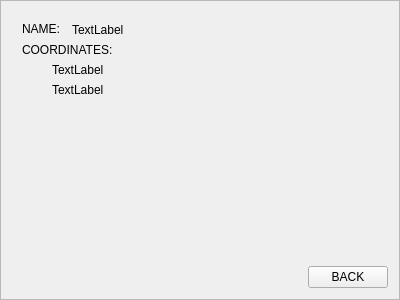
<?xml version="1.0" encoding="UTF-8"?>
<ui version="4.0">
 <class>InfoWindow</class>
 <widget class="QFrame" name="InfoWindow">
  <property name="geometry">
   <rect>
    <x>0</x>
    <y>0</y>
    <width>400</width>
    <height>300</height>
   </rect>
  </property>
  <property name="windowTitle">
   <string>Frame</string>
  </property>
  <property name="frameShape">
   <enum>QFrame::StyledPanel</enum>
  </property>
  <property name="frameShadow">
   <enum>QFrame::Raised</enum>
  </property>
  <layout class="QGridLayout" name="gridLayout">
   <item row="2" column="2">
    <spacer name="horizontalSpacer">
     <property name="orientation">
      <enum>Qt::Horizontal</enum>
     </property>
     <property name="sizeHint" stdset="0">
      <size>
       <width>40</width>
       <height>20</height>
      </size>
     </property>
    </spacer>
   </item>
   <item row="2" column="3">
    <widget class="QPushButton" name="backButton">
     <property name="text">
      <string>BACK</string>
     </property>
    </widget>
   </item>
   <item row="0" column="0" colspan="4">
    <layout class="QVBoxLayout" name="verticalLayout">
     <item>
      <widget class="QWidget" name="infoWidget" native="true">
       <widget class="QLabel" name="nameLabel">
        <property name="geometry">
         <rect>
          <x>10</x>
          <y>10</y>
          <width>55</width>
          <height>13</height>
         </rect>
        </property>
        <property name="text">
         <string>NAME:</string>
        </property>
       </widget>
       <widget class="QLabel" name="coordinatesLabel">
        <property name="geometry">
         <rect>
          <x>10</x>
          <y>30</y>
          <width>361</width>
          <height>16</height>
         </rect>
        </property>
        <property name="text">
         <string>COORDINATES:</string>
        </property>
       </widget>
       <widget class="QLabel" name="nameText">
        <property name="geometry">
         <rect>
          <x>60</x>
          <y>10</y>
          <width>311</width>
          <height>16</height>
         </rect>
        </property>
        <property name="text">
         <string>TextLabel</string>
        </property>
       </widget>
       <widget class="QLabel" name="latText">
        <property name="geometry">
         <rect>
          <x>40</x>
          <y>50</y>
          <width>331</width>
          <height>16</height>
         </rect>
        </property>
        <property name="text">
         <string>TextLabel</string>
        </property>
       </widget>
       <widget class="QLabel" name="lonText">
        <property name="geometry">
         <rect>
          <x>40</x>
          <y>70</y>
          <width>331</width>
          <height>16</height>
         </rect>
        </property>
        <property name="text">
         <string>TextLabel</string>
        </property>
       </widget>
      </widget>
     </item>
     <item>
      <widget class="MapRenderWidget" name="mapWidget" native="true">
       <property name="enabled">
        <bool>true</bool>
       </property>
       <property name="styleSheet">
        <string notr="true"/>
       </property>
      </widget>
     </item>
    </layout>
   </item>
  </layout>
 </widget>
 <customwidgets>
  <customwidget>
   <class>MapRenderWidget</class>
   <extends>QWidget</extends>
   <header>maprenderwidget.h</header>
   <container>1</container>
  </customwidget>
 </customwidgets>
 <resources/>
 <connections/>
</ui>
